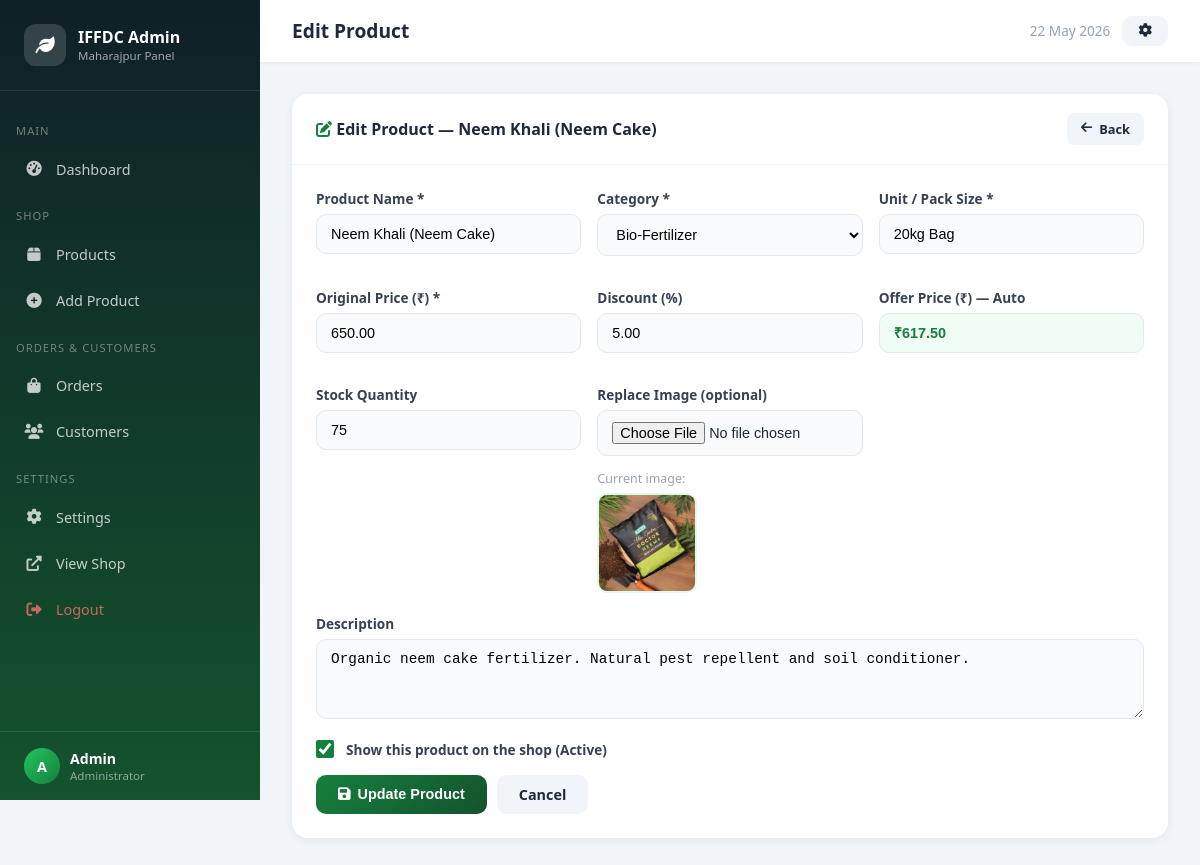
/admin/edit-product.php?id=9 (signed in), run on the app's committed database.
### tables this page shows
CREATE TABLE IF NOT EXISTS `products` (
  `id`            INT AUTO_INCREMENT PRIMARY KEY,
  `category_id`   INT NOT NULL,
  `name`          VARCHAR(200) NOT NULL,
  `description`   TEXT,
  `unit`          VARCHAR(50) NOT NULL DEFAULT '1 pc',
  `price`         DECIMAL(10,2) NOT NULL DEFAULT 0.00,
  `discount`      DECIMAL(5,2) NOT NULL DEFAULT 0.00,
  `offer_price`   DECIMAL(10,2) GENERATED ALWAYS AS (ROUND(price - (price * discount / 100), 2)) STORED,
  `stock_qty`     INT NOT NULL DEFAULT 0,
  `stock_status`  ENUM('in_stock','out_of_stock') DEFAULT 'in_stock',
  `image`         VARCHAR(255) DEFAULT 'default.jpg',
  `is_active`     TINYINT(1) DEFAULT 1,
  `created_at`    TIMESTAMP DEFAULT CURRENT_TIMESTAMP,
  `updated_at`    TIMESTAMP DEFAULT CURRENT_TIMESTAMP ON UPDATE CURRENT_TIMESTAMP,
  FOREIGN KEY (`category_id`) REFERENCES `categories`(`id`) ON DELETE RESTRICT
);

CREATE TABLE IF NOT EXISTS `categories` (
  `id`         INT AUTO_INCREMENT PRIMARY KEY,
  `name`       VARCHAR(100) NOT NULL UNIQUE,
  `created_at` TIMESTAMP DEFAULT CURRENT_TIMESTAMP
);

### admin/edit-product.php (the view, shortened to what this page needs)
<?php
require_once 'includes/layout.php';
$id      = intval($_GET['id'] ?? 0);
$cats    = $conn->query("SELECT * FROM categories ORDER BY name")->fetch_all(MYSQLI_ASSOC);
$product = $conn->query("SELECT * FROM products WHERE id=$id AND is_active=1")->fetch_assoc();
$imgPath  = file_exists(__DIR__ . '/../uploads/' . $product['image'])
    ? '../uploads/' . $product['image']
    : '../images/' . $product['image'];
?>
<div class="card-box">
  <div class="card-box-header">
    <h3><i class="fas fa-edit" style="color:#15803d;"></i> Edit Product — <?php echo htmlspecialchars($product['name']);?></h3>
    <a href="products.php" class="btn btn-sm" style="background:#f1f5f9;color:#1e293b;"><i class="fas fa-arrow-left"></i> Back</a>
  </div>
  <div style="padding:1.5rem;">
    <form method="POST" enctype="multipart/form-data">
      <div class="form-grid">
        <div class="form-group">
          <label>Product Name *</label>
          <input type="text" name="name" value="<?php echo htmlspecialchars($product['name']);?>" required>
        </div>
        <div class="form-group">
          <label>Category *</label>
          <select name="category_id" required>
            <?php foreach($cats as $c):?><option value="<?php echo $c['id'];?>" <?php echo $product['category_id']==$c['id']?'selected':'';?>><?php echo htmlspecialchars($c['name']);?></option><?php endforeach;?>
          </select>
        </div>
        <div class="form-group">
          <label>Unit / Pack Size *</label>
          <input type="text" name="unit" value="<?php echo htmlspecialchars($product['unit']);?>" required>
        </div>
        <div class="form-group">
          <label>Original Price (₹) *</label>
          <input type="number" name="price" value="<?php echo $product['price'];?>" min="0" step="0.01" required id="priceInput" oninput="calcOffer()">
        </div>
        <div class="form-group">
          <label>Discount (%)</label>
          <input type="number" name="discount" value="<?php echo $product['discount'];?>" min="0" max="100" step="0.01" id="discountInput" oninput="calcOffer()">
        </div>
        <div class="form-group">
          <label>Offer Price (₹) — Auto</label>
          <input type="text" id="offerPreview" readonly style="background:#f0fdf4;color:#15803d;font-weight:bold;cursor:not-allowed;">
        </div>
        <div class="form-group">
          <label>Stock Quantity</label>
          <input type="number" name="stock_qty" value="<?php echo $product['stock_qty'];?>" min="0">
        </div>
        <div class="form-group">
          <label>Replace Image (optional)</label>
          <input type="file" name="image" accept="image/*" onchange="previewImage(this)">
          <div style="margin-top:10px;">
            <span style="font-size:.78rem;color:#9ca3af;">Current image:</span><br>
            <img id="imagePreview" src="<?php echo $imgPath;?>" style="width:100px;height:100px;object-fit:cover;border-radius:10px;border:2px solid #dcfce7;margin-top:5px;" onerror="this.src='https://placehold.co/100x100/dcfce7/15803d?text=IMG'">
          </div>
        </div>
      </div>
      <div class="form-group">
        <label>Description</label>
        <textarea name="description" rows="3"><?php echo htmlspecialchars($product['description']??'');?></textarea>
      </div>
      <div class="form-group" style="display:flex;align-items:center;gap:12px;">
        <input type="checkbox" name="is_active" id="isActive" value="1" <?php echo $product['is_active']?'checked':'';?> style="width:18px;height:18px;accent-color:#15803d;">
        <label for="isActive" style="margin:0;cursor:pointer;">Show this product on the shop (Active)</label>
      </div>
      <div style="display:flex;gap:10px;margin-top:1rem;">
        <button type="submit" class="btn btn-primary"><i class="fas fa-save"></i> Update Product</button>
        <a href="products.php" class="btn" style="background:#f1f5f9;color:#1e293b;">Cancel</a>
      </div>
    </form>
  </div>
</div>
</div></div>
</body></html>

### admin/includes/layout.php (style rules this page uses)
* { margin:0;padding:0;box-sizing:border-box; }
body { font-family:'Segoe UI',Tahoma,Geneva,Verdana,sans-serif;background:#f1f5f9;color:#1e293b;display:flex;min-height:100vh; }
.card-box { background:white;border-radius:16px;box-shadow:0 2px 10px rgba(0,0,0,.06);overflow:hidden;margin-bottom:1.5rem; }
.card-box-header { padding:1.2rem 1.5rem;display:flex;justify-content:space-between;align-items:center;border-bottom:1px solid #f1f5f9; }
.card-box-header h3 { font-size:1rem;color:#1e293b; }
.form-grid { display:grid;grid-template-columns:repeat(auto-fit,minmax(250px,1fr));gap:1rem; }
.form-group { margin-bottom:1rem; }
.form-group label { display:block;font-weight:600;font-size:.85rem;color:#374151;margin-bottom:6px; }
.form-group input,.form-group select,.form-group textarea { width:100%;padding:11px 14px;border:1.5px solid #e2e8f0;border-radius:10px;outline:none;font-size:.9rem;transition:.2s;background:#f8fafc; }
.form-group textarea { resize:vertical;min-height:80px; }
.btn { padding:10px 22px;border:none;border-radius:10px;font-weight:600;font-size:.9rem;cursor:pointer;transition:.2s;display:inline-flex;align-items:center;gap:7px;text-decoration:none; }
.btn-primary { background:linear-gradient(135deg,#15803d,#14532d);color:white; }
.btn-sm { padding:7px 14px;font-size:.8rem;border-radius:8px; }

### data on the page
products: name "Neem Khali (Neem Cake)", category_id "Bio-Fertilizer", unit "20kg Bag", price "650.00", discount "5.00", stock_qty "75", image (picture), description "Organic neem cake fertilizer. Natural pest repellent and soil conditioner.", is_active "☑"

### other printed values
substr($adminName,0,1) "A"
$adminName "Admin"
$pageTitle "Edit Product"
